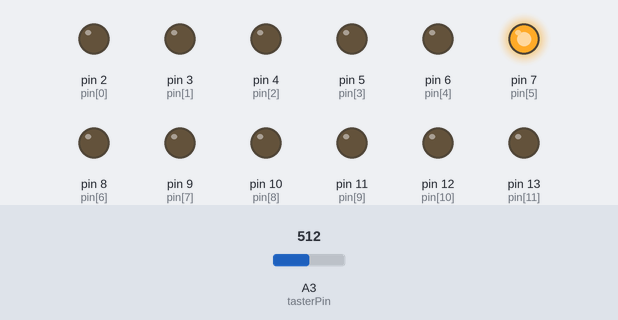
Bench run of a sketch on a simulated Arduino Uno, built with avr-gcc and run on an emulated ATmega328P. Parts: output pins drawn as LEDs (lit = HIGH). The test bench sets the inputs (shaded band); at power-on: A3 (tasterPin) = 512. Random numbers use the default seed unless the sketch sets one.

Above: at 3.82 s.
6.7 s: A3 (tasterPin) set to 485
At 13.0 s:
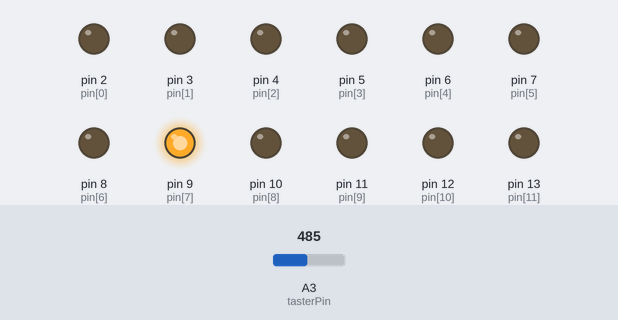
13.3 s: A3 (tasterPin) set to 511
At 18.2 s:
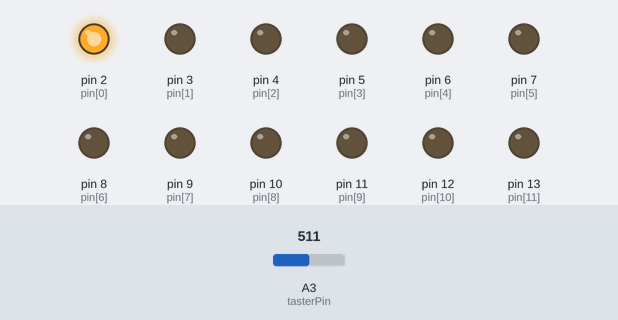
19.9 s: A3 (tasterPin) set to 306
At 24.2 s:
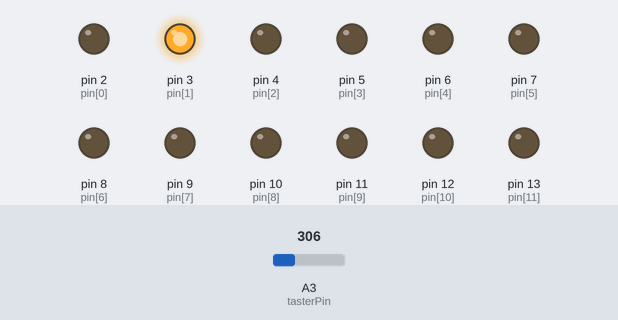
26.5 s: A3 (tasterPin) set to 716
Timing chart, 0 to 34.1 s (numbered marks = the images above; inputs shaded):
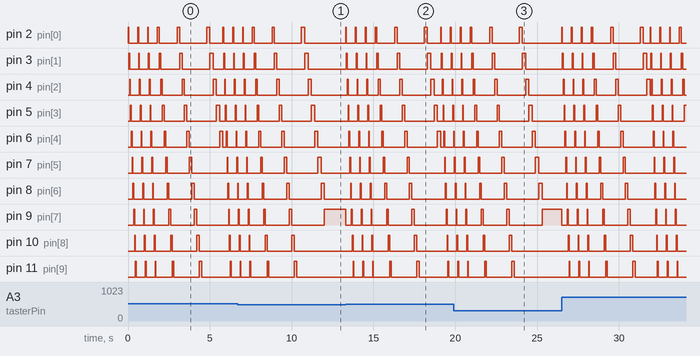

The sketch:

sketch_feb20b.ino
```cpp
#define zeit 50
#define stopp 10
#define start 500

int pin [] = {2,3,4,5,6,7,8,9,10,11,12,13};
int tasterPin = A3, tasterWert = 0;
int letzteZahl = 1;

void setup () {
randomSeed(analogRead(2));
for(int i = 0; i <12; i++)
pinMode(pin[i], OUTPUT);
}void loop(){
if(analogRead(tasterPin) > start)
gameStart(random(1,stopp));
}void gameStart(int zahl){
digitalWrite(letzteZahl + 1,LOW);
letzteZahl = zahl;
int k = 1;
for(int i = 0; i < 6; i++){
if(i > 2) k++;
for(int j = 0; j < 12; j++){
digitalWrite(pin[j], HIGH);
if((i == 5)&&(j + 1 == zahl)) break;
delay(zeit * k);
digitalWrite(pin[j], LOW);
}
}
}
```

Measured:
- the behaviour switches between 501 and 500 on A3 (tasterPin) (found by bisection; images 0 and 1)
